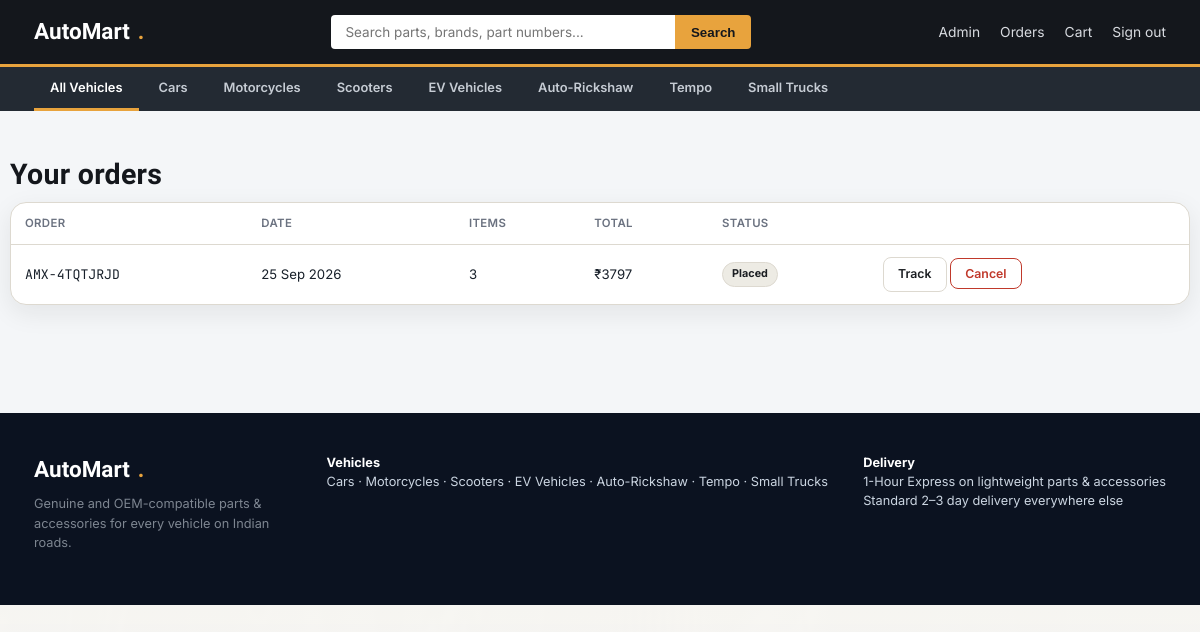
Screenshot of /account/orders (signed in) with the database file from the repository.
### models.py (models this page shows, shortened)
class Order(db.Model):
    __tablename__ = "orders"
    id = db.Column(db.Integer, primary_key=True)
    order_number = db.Column(db.String(20), unique=True, nullable=False, default=lambda: gen_code("AMX"))
    user_id = db.Column(db.Integer, db.ForeignKey("users.id"), nullable=False)
    order_type = db.Column(db.String(10), default="b2c")  # b2c | b2b — snapshot of buyer's account type
    status = db.Column(db.String(20), default="placed")
    delivery_type = db.Column(db.String(20), default="standard")  # express | standard
    delivery_address = db.Column(db.String(400))
    po_number = db.Column(db.String(60))  # optional purchase-order reference for business buyers
    subtotal = db.Column(db.Integer, default=0)
    delivery_fee = db.Column(db.Integer, default=0)
    discount = db.Column(db.Integer, default=0)
    total = db.Column(db.Integer, default=0)
    is_credit_order = db.Column(db.Boolean, default=False)
    credit_due_date = db.Column(db.DateTime)
    credit_settled = db.Column(db.Boolean, default=False)
    created_at = db.Column(db.DateTime, default=datetime.utcnow)
    updated_at = db.Column(db.DateTime, default=datetime.utcnow, onupdate=datetime.utcnow)
    items = db.relationship("OrderItem", backref="order", lazy="dynamic", cascade="all, delete-orphan")
    payment = db.relationship("Payment", backref="order", uselist=False, cascade="all, delete-orphan")
    @property
    def status_label(self):
        return self.status.replace("_", " ").title()
    @property
    def item_count(self):
        return sum(i.quantity for i in self.items)

class OrderItem(db.Model):
    __tablename__ = "order_items"
    id = db.Column(db.Integer, primary_key=True)
    order_id = db.Column(db.Integer, db.ForeignKey("orders.id"), nullable=False)
    product_id = db.Column(db.Integer, db.ForeignKey("products.id"), nullable=False)
    product_name = db.Column(db.String(200))  # snapshot, survives product edits/deletes
    quantity = db.Column(db.Integer, default=1)
    unit_price = db.Column(db.Integer, default=0)

### blueprints/storefront.py (the view)
@bp.route("/account/orders")
@login_required
def my_orders():
    orders = Order.query.filter_by(user_id=current_user.id).order_by(Order.created_at.desc()).all()
    return render_template("storefront/my_orders.html", orders=orders)

### models.py (called while the page is built)
    @property
    def is_admin(self):
        return self.role == "admin"

### templates/storefront/my_orders.html (shortened to what this page needs)
{% extends "base.html" %}
{% block content %}
<div class="container section">
  <h2>Your orders</h2>
  {% if orders %}
    <div class="card">
      <table>
        <thead><tr><th>Order</th><th>Date</th><th>Items</th><th>Total</th><th>Status</th><th></th></tr></thead>
        <tbody>
          {% for order in orders %}
            <tr>
              <td class="mono">{{ order.order_number }}</td>
              <td>{{ order.created_at.strftime('%d %b %Y') }}</td>
              <td>{{ order.item_count }}</td>
              <td>{{ currency }}{{ order.total }}</td>
              <td><span class="badge badge-status">{{ order.status_label }}</span></td>
              <td>
                <a href="{{ url_for('storefront.order_detail', order_number=order.order_number) }}" class="btn btn-outline btn-sm">Track</a>
                {% if order.status in ['placed', 'confirmed'] %}
                <form method="POST" action="{{ url_for('storefront.order_cancel', order_number=order.order_number) }}"
                      onsubmit="return confirm('Cancel this order? This cannot be undone.');" style="display:inline;">
                  <button type="submit" class="btn btn-outline btn-sm" style="border-color:#c0392b; color:#c0392b;">Cancel</button>
                </form>
                {% endif %}
              </td>
            </tr>
          {% endfor %}
        </tbody>
      </table>
    </div>
  {% else %}
    <div class="empty-state">
      <h3>No orders yet</h3>
      <a href="{{ url_for('storefront.shop') }}" class="btn btn-dark">Start shopping</a>
    </div>
  {% endif %}
</div>
{% endblock %}

### static/css/style.css (style rules this page uses)
:root { --graphite: #14171c; --steel: #232a33; --steel-2: #2b333d; --paper: #f6f5f2; --paper-2: #edebe4; --amber: #e8a33d; --amber-dark: #c47f1f; --green: #2f9e68; --red: #c6483c; --ink: #1b1e22; --muted: #6b7280; --muted-2: #9aa1ab; --line: #ddd9d0; --line-dark: #333941; --radius-sm: 4px; --radius-md: 8px; --shadow-sm: 0 1px 2px rgba(20, 23, 28, 0.06); }
* { box-sizing: border-box; }
html, body { margin: 0; padding: 0; background: var(--paper); color: var(--ink); font-family: "Inter", -apple-system, BlinkMacSystemFont, sans-serif; font-size: 15px; line-height: 1.5; }
h1, h2, h3, h4, .display { font-family: "Barlow Condensed", "Inter", sans-serif; font-weight: 700; letter-spacing: 0.01em; line-height: 1.1; margin: 0 0 0.4em; color: var(--graphite); }
h2 { font-size: 1.9rem; }
a { color: inherit; text-decoration: none; }
.mono { font-family: "JetBrains Mono", monospace; }
.container { max-width: 1180px; margin: 0 auto; padding: 0 24px; }
.btn { display: inline-flex; align-items: center; justify-content: center; gap: 8px; padding: 11px 22px; border-radius: var(--radius-md); font-weight: 600; font-size: 0.92rem; border: 1px solid transparent; cursor: pointer; font-family: inherit; transition: transform 0.08s ease, background 0.15s, border-color 0.15s; }
.btn-outline { background: transparent; border-color: var(--line); color: var(--ink); }
.btn-sm { padding: 7px 14px; font-size: 0.82rem; }
.badge { display: inline-flex; align-items: center; gap: 5px; font-size: 0.72rem; font-weight: 700; padding: 3px 9px; border-radius: 999px; text-transform: none; }
.badge-status { background: var(--paper-2); color: var(--ink); border: 1px solid var(--line); }
.card { background: #fff; border: 1px solid var(--line); border-radius: var(--radius-md); }
.section { padding: 48px 0; }
table { width: 100%; border-collapse: collapse; }
th, td { text-align: left; padding: 12px 14px; border-bottom: 1px solid var(--line); font-size: 0.88rem; }
th { color: var(--muted); font-weight: 600; font-size: 0.76rem; text-transform: uppercase; letter-spacing: 0.03em; }
tr:last-child td { border-bottom: none; }
:root { --am-dark:#0b1220; --am-dark-2:#121b2e; --am-accent:#ff5a1f; --am-accent-2:#ff7a3d; --am-muted:#6b7280; --am-bg:#f4f6f8; --am-card:#ffffff; --am-border:#e5e7eb; --am-success:#16a34a; }
body { background:var(--am-bg); color:#18202a; font-family:Inter,system-ui,-apple-system,BlinkMacSystemFont,"Segoe UI",sans-serif; }
.card,.table,.auth-box { border-radius:16px !important; }
.product-card, .card, .filter-pill, .search-panel, .auth-shell, .stat-card, .category-card, .summary-card, .pay-method-tab, .emi-option { box-shadow: 0 8px 26px rgba(20,23,28,.08); }

### rows the page displays
Order: order_number "AMX-4TQTJRJD", created_at "25 Sep 2026", item_count "3", currency "₹", total "3797", status_label "Placed"

### other values shown
{{ label }} "Cars" "Motorcycles" "Scooters" "EV Vehicles" "Auto-Rickshaw" "Tempo" "Small Trucks"
